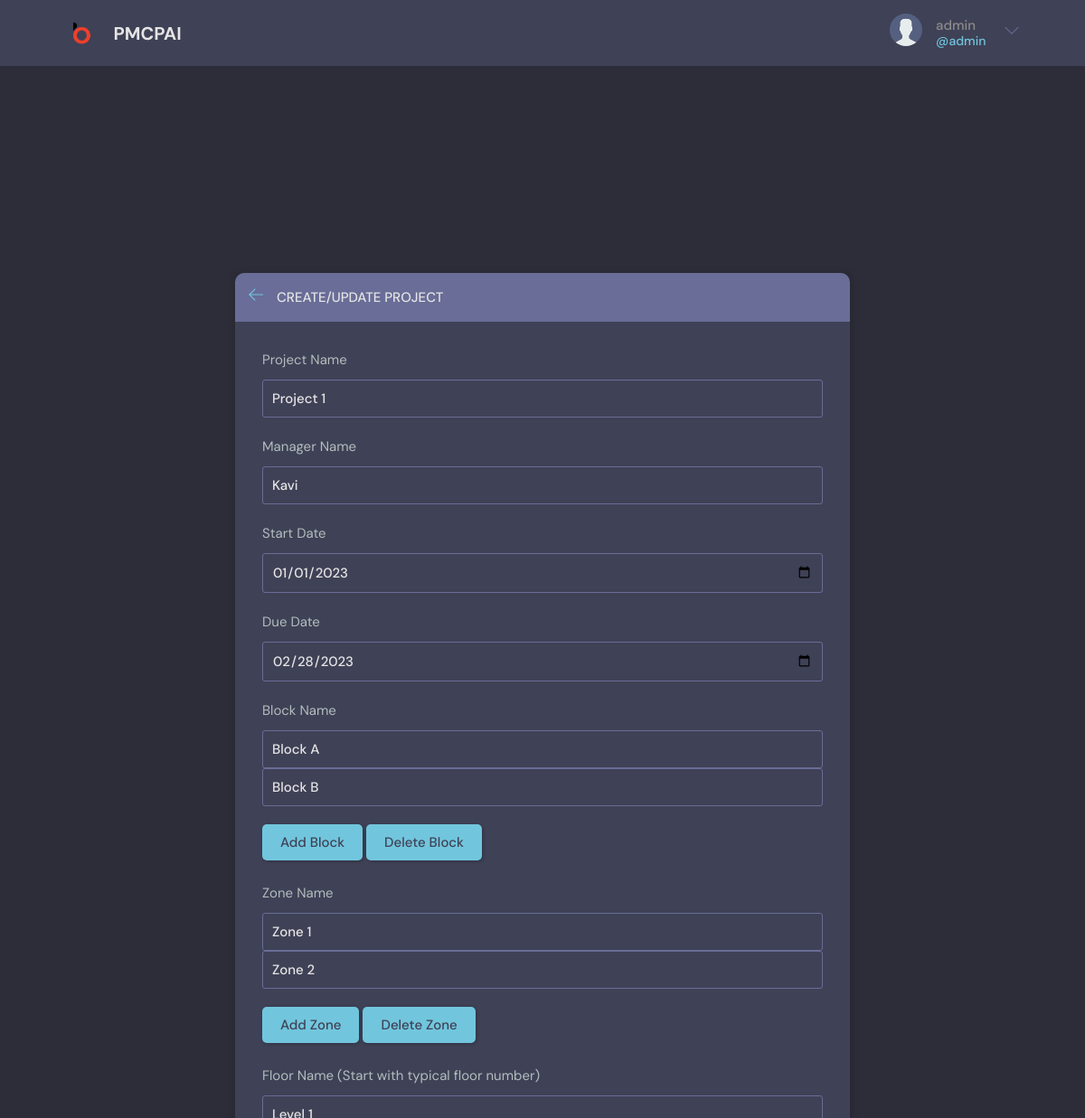
Page /update-projects/1/ (signed in) on the committed database.
### base/models.py (models this page shows, shortened)
class Project(models.Model):
    project_name = models.CharField(max_length=255)
    manager_name = models.CharField(max_length=255)
    start_date = models.DateField()
    due_date = models.DateField()
    updated = models.DateTimeField(auto_now=True)
    created = models.DateTimeField(auto_now_add=True)
    class Meta():
        ordering = ['pk', '-updated', '-created']

class Block(models.Model):
    project = models.ForeignKey(
        Project, related_name='projectblocks', on_delete=models.CASCADE)
    block_name = models.CharField(max_length=255)
    updated = models.DateTimeField(auto_now=True)
    created = models.DateTimeField(auto_now_add=True)
    class Meta:
        ordering = ['pk', '-updated', '-created']

class Zone(models.Model):
    project = models.ForeignKey(
        Project, related_name='projectzones', on_delete=models.CASCADE)
    zone_name = models.CharField(max_length=255)
    updated = models.DateTimeField(auto_now=True)
    created = models.DateTimeField(auto_now_add=True)
    class Meta:
        ordering = ['pk', '-updated', '-created']

class Floor(models.Model):
    project = models.ForeignKey(
        Project, related_name='projectfloors', on_delete=models.CASCADE)
    floor_name = models.CharField(max_length=255)
    updated = models.DateTimeField(auto_now=True)
    created = models.DateTimeField(auto_now_add=True)
    class Meta:
        ordering = ['pk', '-updated', '-created']

### base/views.py (the view, shortened to what this page needs)
# urls.py: path('update-projects/<str:pk>/', views.updateProject, name="update-projects"),
@login_required(login_url='login')
def updateProject(request, pk):
    page = 'update_project'
    projects = Project.objects.get(id=pk)
    blocks = projects.projectblocks.all()
    zones = projects.projectzones.all()
    floors = projects.projectfloors.all()
    form = ProjectForm(instance=projects)
    context = {'form': form, 'page': page,
               'blocks': blocks, 'zones': zones, 'floors': floors}
    return render(request, 'base/projects_form.html', context)

### base/forms.py
class ProjectForm(ModelForm):
    class Meta:
        model = Project
        fields = '__all__'
        widgets = {'start_date': forms.DateInput(
            attrs={'type': 'date'}), 'due_date': forms.DateInput(
            attrs={'type': 'date'})}

### base/templates/base/projects_form.html (shortened to what this page needs)
{% extends 'main.html' %}
{% block content %}
<main class="create-project layout">
  <div class="container">
    <div class="layout__box">
      <div class="layout__boxHeader">
        <div class="layout__boxTitle">
          <a href="{% url 'home' %}">
            <svg version="1.1" xmlns="http://www.w3.org/2000/svg" width="32" height="32" viewBox="0 0 32 32">
              <title>arrow-left</title>
              <path
                d="M13.723 2.286l-13.723 13.714 13.719 13.714 1.616-1.611-10.96-10.96h27.625v-2.286h-27.625l10.965-10.965-1.616-1.607z">
              </path>
            </svg>
          </a>
          <h3>Create/Update Project</h3>
        </div>
      </div>
      <div class="layout__body">
        {% if page == 'update_project' %}
        <form class="form" method="POST" action="">
          <div class="form__group">
            <label for="room_name">Project Name</label>
            {{form.project_name}}
          </div>
          <div class="form__group">
            <label for="room_name">Manager Name</label>
            {{form.manager_name}}
          </div>
          <div class="form__group">
            <label for="room_name">Start Date</label>
            {{form.start_date}}
          </div>
          <div class="form__group">
            <label for="room_name">Due Date</label>
            {{form.due_date}}
          </div>
          <div class="form__group" id="blockInfo">
            <label for="room_name">Block Name</label>
            {% for block in blocks.all %}
            <input type="text" name="block_name" id="block_name" value="{{block.block_name}}" required>
            {% endfor %}
          </div>
          <input class="btn btn--main" type="button" id="addBlock" value="Add Block">
          <input class="btn btn--main" type="button" id="deleteBlock" value="Delete Block">
          <br><br>
          <div class="form__group" id="zoneInfo">
            <label for="room_name">Zone Name</label>
            {% for zone in zones.all %}
            <input type="text" name="zone_name" id="zone_name" value="{{zone.zone_name}}" required>
            {% endfor %}
          </div>
          <input class="btn btn--main" type="button" id="addZone" value="Add Zone">
          <input class="btn btn--main" type="button" id="deleteZone" value="Delete Zone">
          <br><br>
          <div class="form__group" id="floorInfo">
            <label for="room_name">Floor Name (Start with typical floor number)</label>
            {% for floor in floors.all %}
            <input type="text" name="floor_name" id="floor_name" value="{{floor.floor_name}}" required>
            {% endfor %}
          </div>
          <br><br>
        </form>
        {% endif %}
      </div>
    </div>
  </div>
</main>
{% endblock content %}

### templates/navbar.html (shortened to what this page needs)
{% load static %}
<header class="header header--loggedIn">
    <div class="container">
        <a href="{% url 'home' %}" class="header__logo">
            <img src="{% static 'images/logo.png' %}" />
            <h1>PMCPAI&nbsp;&nbsp;&nbsp;&nbsp;&nbsp;&nbsp;&nbsp;</h1>
        </a>
        {% url 'home' as home %}
        <nav class="header__menu">
            {% if request.user.is_authenticated %}
            <div class="header__user">
                <a href="#">
                    <div>
                        <img src="{% static 'images/avatar.svg' %}" />
                    </div>
                    <p>{{request.user.username}} <span>@{{request.user.username}}</span></p>
                </a>
                <button class="dropdown-button">
                    <svg version="1.1" xmlns="http://www.w3.org/2000/svg" width="32" height="32" viewBox="0 0 32 32">
                        <title>chevron-down</title>
                        <path d="M16 21l-13-13h-3l16 16 16-16h-3l-13 13z"></path>
                    </svg>
                </button>
            </div>
            {% else %}
            <a href="{% url 'login' %}">
                <img src="{% static 'images/avatar.svg' %}" />
                <p>Login</p>
            </a>
            {% endif %}
        </nav>
    </div>
</header>

### static/styles/style.css (style rules this page uses)
:root { --color-main: #71c6dd; --color-main-light: #e1f6fb; --color-dark: #3f4156; --color-dark-medium: #51546e; --color-dark-light: #696d97; --color-light: #e5e5e5; --color-gray: #8b8b8b; --color-light-gray: #b2bdbd; --color-bg: #2d2d39; --color-success: #5dd693; --color-error: #fc4b0b; }
* { font-family: "DM Sans", -apple-system, BlinkMacSystemFont, "Segoe UI", Roboto, Oxygen, Ubuntu, Cantarell, "Open Sans", "Helvetica Neue", sans-serif; margin: 0; padding: 0; box-sizing: border-box; text-rendering: optimizeLegibility; font-size: inherit; }
html { font-size: 56.25%; }
@media only screen and (min-width: 1200px) { html { font-size: 62.5%; } }
body { line-height: 1.6; font-weight: 400; font-size: 1.5rem; color: var(--color-light-gray); background-color: var(--color-bg); min-height: 100vh; }
img { width: 100%; }
a { display: inline-block; color: var(--color-main); text-decoration: none; }
.container { max-width: 120rem; width: 90%; margin: auto; }
.btn { background-color: transparent; border: none; display: inline-flex; align-items: center; gap: 1rem; cursor: pointer; transition: all ease-in-out 0.3s; padding: 1rem 2rem; border-radius: 5px; box-shadow: 1px 1px 3px 1px rgba(0, 0, 0, 0.15); font-weight: 500; }
.btn--main { background-color: var(--color-main); color: var(--color-dark); }
.header { padding: 1.5rem; background-color: var(--color-dark); }
.header>.container { display: flex; gap: 9.5rem; }
.header__logo, .header__user { display: flex; gap: 2rem; align-items: center; }
.header__logo>img { height: 3.2rem; width: 3.2rem; }
.header__logo>h1 { font-weight: 700; font-size: 2rem; color: var(--color-light); }
.header__menu { margin-left: auto; position: relative; }
.header__menu a { display: flex; gap: 1.5rem; align-items: center; font-weight: 500; text-decoration: none; color: var(--color-gray); }
.header__menu img { height: 3.6rem; }
.header__menu p { line-height: 1.2; }
.header__menu span { color: var(--color-main); font-weight: 500; font-size: 1.4rem; display: block; }
.header__menu svg { width: 1.6rem; height: 1.6rem; fill: var(--color-dark-light); }
.dropdown-button { background: transparent; border: 0; outline: 0; cursor: pointer; }
.layout { margin-top: 2.4rem; }
.layout>.container { display: flex; justify-content: space-between; align-items: flex-start; }
.layout__box { width: 90%; max-width: 48rem; min-height: 40rem; position: absolute; top: 50%; left: 50%; transform: translate(-50%, -46%); background-color: var(--color-dark); border-radius: 1rem; box-shadow: 1px 1px 6px 3px rgba(0, 0, 0, 0.1); overflow: hidden; }
.layout__boxHeader { display: flex; padding: 1.5rem; background-color: var(--color-dark-light); }
.layout__boxTitle { display: flex; gap: 1.5rem; align-items: center; }
.layout__boxTitle h3 { text-transform: uppercase; font-weight: 500; color: var(--color-light); }
.layout__boxTitle svg { width: 1.6rem; height: 1.6rem; fill: var(--color-main); }
.layout__body { margin: 3rem; }
.form__group { margin-bottom: 2rem; width: 100%; }
.form__group label { display: block; font-size: 1.5rem; margin-bottom: 1rem; }
.form__group input, .form__group textarea, .form__group select { background: transparent; border: 1px solid var(--color-dark-light); padding: 1rem; border-radius: 3px; width: 100%; color: var(--color-light); font-weight: 500; outline: none; }
.create-project.layout .layout__box { margin-top: 10%; max-height: 95rem; max-width: 68rem; overflow-y: scroll; }

### rows in the picture
Project: project_name "Project 1", manager_name "Kavi", start_date "01/01/2023", due_date "02/28/2023"
Block: block_name "Block A"
Block: block_name "Block B"
Zone: zone_name "Zone 1"
Zone: zone_name "Zone 2"
Floor: floor_name "Level 1"

### other values in the picture
{{ request.user.username }} "admin"
